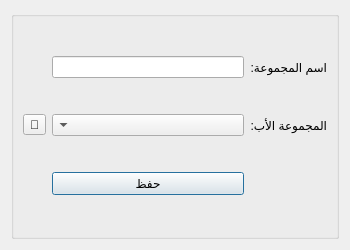
<?xml version="1.0" encoding="UTF-8"?>
<ui version="4.0">
 <class>AddGroup</class>
 <widget class="QDialog" name="AddGroup">
  <property name="geometry">
   <rect>
    <x>0</x>
    <y>0</y>
    <width>350</width>
    <height>250</height>
   </rect>
  </property>
  <property name="minimumSize">
   <size>
    <width>350</width>
    <height>180</height>
   </size>
  </property>
  <property name="maximumSize">
   <size>
    <width>350</width>
    <height>250</height>
   </size>
  </property>
  <property name="windowTitle">
   <string>إضافة مجموعة جديدة</string>
  </property>
  <property name="layoutDirection">
   <enum>Qt::RightToLeft</enum>
  </property>
  <layout class="QGridLayout" name="gridLayout">
   <item row="0" column="1">
    <widget class="QGroupBox" name="groupBox">
     <property name="layoutDirection">
      <enum>Qt::RightToLeft</enum>
     </property>
     <property name="title">
      <string/>
     </property>
     <layout class="QGridLayout" name="gridLayout_2">
      <item row="1" column="0">
       <widget class="QLabel" name="label">
        <property name="text">
         <string>اسم المجموعة:</string>
        </property>
       </widget>
      </item>
      <item row="1" column="1">
       <widget class="QLineEdit" name="name_input"/>
      </item>
      <item row="2" column="0">
       <widget class="QLabel" name="label_2">
        <property name="text">
         <string>المجموعة الأب:</string>
        </property>
       </widget>
      </item>
      <item row="2" column="1">
       <widget class="QComboBox" name="parent_combobox"/>
      </item>
      <item row="2" column="2">
       <widget class="QToolButton" name="select_parent_btn">
        <property name="text">
         <string>🔎</string>
        </property>
       </widget>
      </item>
      <item row="3" column="1">
       <widget class="QPushButton" name="save_btn">
        <property name="text">
         <string>حفظ</string>
        </property>
       </widget>
      </item>
     </layout>
    </widget>
   </item>
  </layout>
 </widget>
 <resources/>
 <connections/>
</ui>
